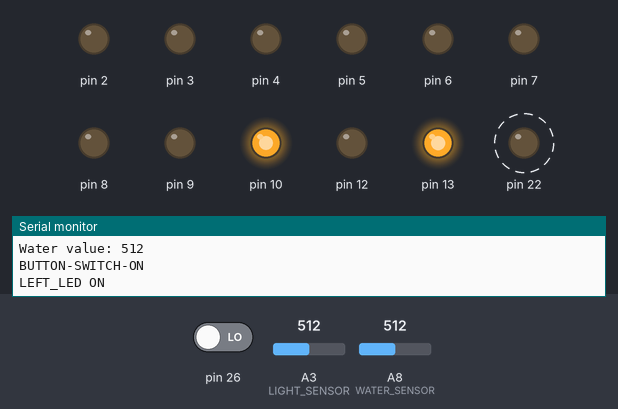
The sketch below on a simulated Arduino Mega 2560, built with avr-gcc and run on an emulated ATmega2560. Parts: output pins drawn as LEDs (lit = HIGH), the last lines printed to the serial monitor. Dashed ring = blinking. The test bench sets the inputs (shaded band); at power-on: pin 26 LOW, A3 (LIGHT_SENSOR) = 512, A8 (WATER_SENSOR) = 512.

Above: at 7.7 s.
9.2 s: pin 26 driven HIGH
At 10.1 s:
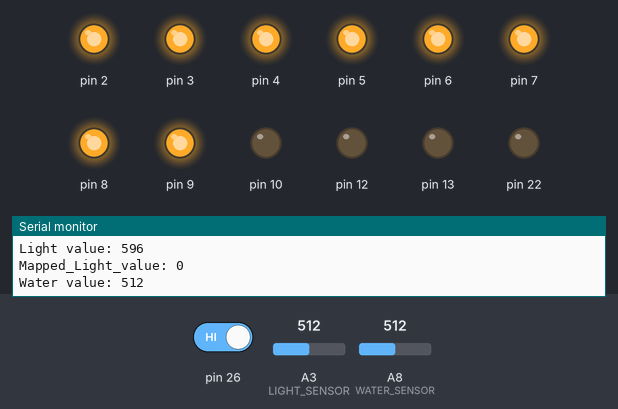
17.3 s: A3 (LIGHT_SENSOR) set to 886
25.4 s: A3 (LIGHT_SENSOR) set to 910
At 27.33 s:
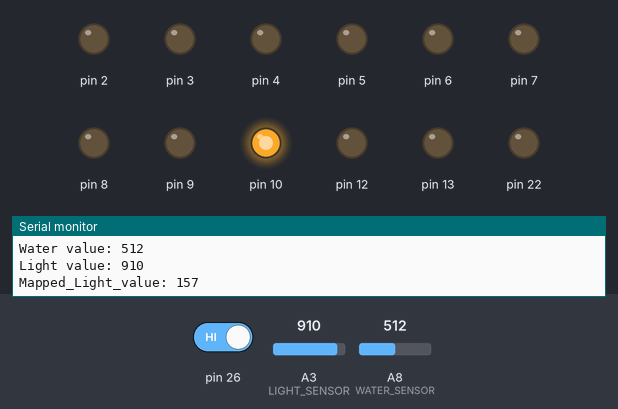
33.5 s: pin 26 driven LOW
At 39.2 s:
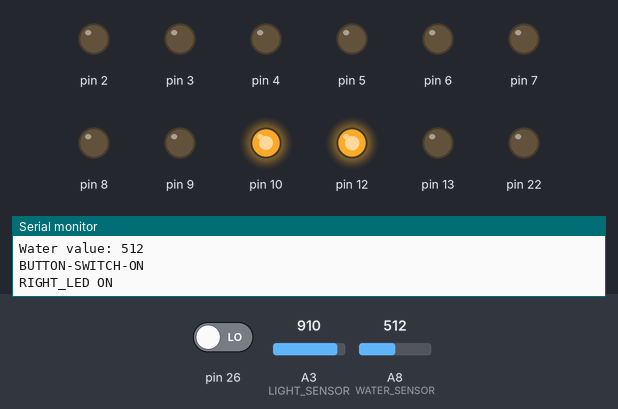
41.6 s: A3 (LIGHT_SENSOR) set to 716
At 49.6 s:
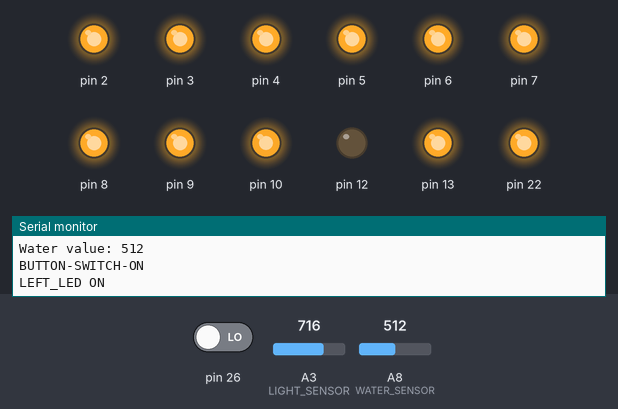
49.7 s: A3 (LIGHT_SENSOR) set to 900
At 67.7 s:
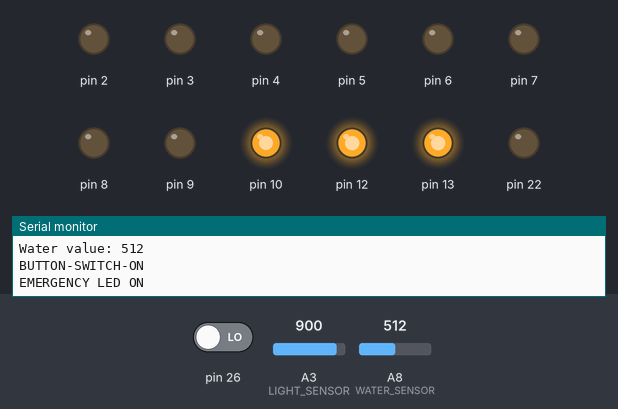
Timing chart, 0 to 69.4 s (numbered marks = the images above; inputs shaded):
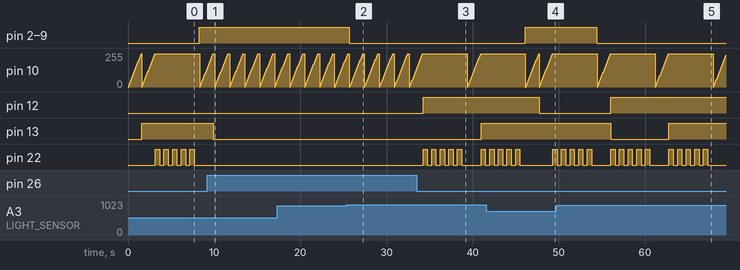

Measured:
- the behaviour switches between 897 and 898 on A3 (LIGHT_SENSOR) (found by bisection; images 1 and 2)
- after the input at 9.2 s, pin 12: stays LOW (without the input it goes to HIGH after 0.71 s); pin 13: goes on until 9.9 s, then stays LOW; pin 22: stops changing and stays LOW
- after the input at 25.4 s, pin 2–9: HIGH → LOW after 0.25 s
- after the input at 33.5 s, pin 12: LOW → HIGH after 0.74 s; pin 13: LOW → HIGH after 7.5 s; pin 22: goes 4 × (HIGH 0.50 s, LOW 0.50 s), HIGH 0.50 s, LOW 2.2 s, HIGH 0.50 s, then LOW, starting after 0.74 s
- after the input at 41.6 s, pin 2–9: LOW → HIGH after 4.5 s
- after the input at 49.7 s, pin 2–9: HIGH → LOW after 4.7 s
- by itself, pin 10: ramps from 0/255 to 250/255 and jumps back, once every 6.7 s

The sketch:

Wiper_Blink_Light_Sensor.ino
```cpp
const uint8_t WATER_SENSOR {A8};
const uint8_t SERVOR_MOTOR {10U};
//깜박이
const uint8_t BUTTON_SW{26U};
const uint8_t RELAY{22U};
const uint8_t LEFT_LED {13U};
const uint8_t RIGHT_LED {12U};
//자동 라이트
const uint8_t LIGHT_SENSOR{A3};
const uint8_t LEDS[]{2U,3U,4U,5U,6U,7U,8U,9U};

void setup() {
  // put your setup code here, to run once:
  Serial.begin(115200UL);
  //와이퍼
  pinMode(WATER_SENSOR, INPUT);
  pinMode(SERVOR_MOTOR, OUTPUT);
  //깜박이
  pinMode(LEFT_LED, OUTPUT);
  pinMode(RIGHT_LED, OUTPUT);
  pinMode(RELAY, OUTPUT);
  pinMode(BUTTON_SW, INPUT);
  //자동라이트
   pinMode(LIGHT_SENSOR,INPUT);
  for(auto&&i :LEDS){
    pinMode(i,OUTPUT);
  }
}

void loop() {
  // put your main code here, to run repeatedly:
  //와이퍼
  uint16_t water_value = analogRead(WATER_SENSOR);
  water_value = constrain(water_value, 9, 650);
  uint16_t mapped_value = map(water_value, 0,650, 100, 50);
  Serial.print(F("Water value: "));
  Serial.println(water_value);
  if(water_value >5){ //비를 감지
    for(int i = 0; i<256; i +=10){
      analogWrite(SERVOR_MOTOR, i);
      delay(mapped_value);
    }
  }
  //깜박이
  static uint8_t button_count {0u};
  static bool button_sw_state {false};
  digitalWrite(LEFT_LED, LOW);
  digitalWrite(RIGHT_LED, LOW);
  digitalWrite(RELAY, LOW); //초기화

  if(! digitalRead(BUTTON_SW)){
    Serial.println(F("BUTTON-SWITCH-ON"));
    ++button_count;
    if(button_count ==3) button_count=0;
    if(button_count % 3 ==1){
      digitalWrite(LEFT_LED, HIGH);
      if(water_value >5){ //비를 감지
        for(int i = 0; i<256; i +=10){
        analogWrite(SERVOR_MOTOR, i);
        delay(mapped_value);
        }
      }
      Serial.println(F("LEFT_LED ON"));
      for(uint8_t i {0u}; i<5; ++i){
        digitalWrite(RELAY, HIGH);
        delay(500UL);
        digitalWrite(RELAY, LOW);
        delay(500UL);
      }
    }else if(button_count % 3 ==2){
      digitalWrite(RIGHT_LED, HIGH);
      Serial.println(F("RIGHT_LED ON"));
      for(uint8_t i {0u}; i<5; ++i){
        digitalWrite(RELAY, HIGH);
        delay(500UL);
        digitalWrite(RELAY, LOW);
        delay(500UL);
      }
    }else{
      digitalWrite(LEFT_LED, HIGH);
      digitalWrite(RIGHT_LED, HIGH);
      Serial.println(F("EMERGENCY LED ON"));
      for(uint8_t i {0u}; i<5; ++i){
        digitalWrite(RELAY, HIGH);
        delay(500UL);
        digitalWrite(RELAY, LOW);
        delay(500UL);
      }
    }
  }
  //자동라이트
  uint16_t light_value = analogRead(LIGHT_SENSOR);
  light_value=constrain(light_value, 596,1000);
  uint16_t mapped_light_value = map(light_value, 596,1000,0,202);
  Serial.print(F("Light value: "));
  Serial.println(light_value);
  Serial.print(F("Mapped_Light_value: "));
  Serial.println(mapped_light_value);
  delay(100UL);
  if(mapped_light_value>150){
    for(int i=0; i<8; ++i){
      digitalWrite(LEDS[i],LOW);
    }
  }
  if(mapped_light_value<=150){
    for(int i=0; i<8; ++i){
      digitalWrite(LEDS[i], HIGH);
    }
  }
  delay(50UL);
}
```
